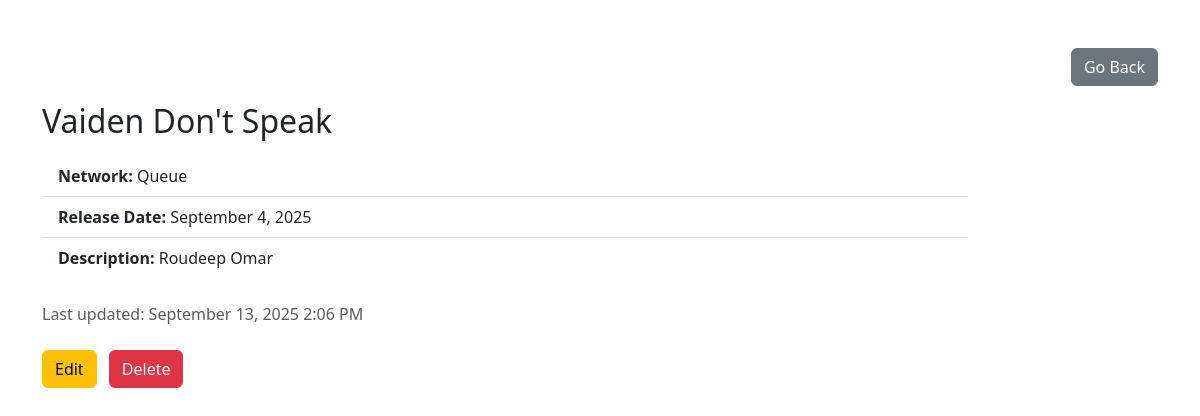
/shows/12, run on the app's committed database.
### TVShows/models.py (models this page shows, shortened)
class TVShow(models.Model):
    title = models.CharField(max_length=255) # we can say unique=True and catch the IntegrityError about UNIQUE constraint failure
    network = models.CharField(max_length=255)
    release_date = models.DateField()
    desc = models.TextField()
    created_at = models.DateTimeField(auto_now_add=True)
    updated_at = models.DateTimeField(auto_now=True)
    objects = TVShowManager()

### TVShows/views.py (the view)
# urls.py: path('shows/<int:id>', views.show),
def show(request, id):
    show = TVShow.objects.get(id=id)
    context = {
        'show': show,
        'success': request.session.get('success', None)
    }
    if 'success' in request.session:
        del request.session['success']  # clear the message after showing it
    return render(request, 'read-one.html', context)

### TVShows/templates/read-one.html (shortened to what this page needs)
<!DOCTYPE html>
<html lang="en">
<head>
    <link href="https://cdn.jsdelivr.net/npm/bootstrap@5.3.0/dist/css/bootstrap.min.css" rel="stylesheet">
</head>
<body>
    <div class="container mt-5">
        <div class="row align-items-center mb-3">
            <div class="col-md-4">
                <div class="text-end">
                    <a href="/shows" class="btn btn-secondary">Go Back</a>
                </div>
            </div>
        </div>
        <div class="row justify-content-start">
            <div class="col-md-10">
                <h2 class="mb-3">{{ show.title }}</h2>
                <ul class="list-group list-group-flush">
                    <li class="list-group-item "><strong>Network:</strong> {{ show.network }}</li>
                    <li class="list-group-item "><strong>Release Date:</strong> {{ show.release_date|date:"F j, Y" }}</li>
                    <li class="list-group-item "><strong>Description:</strong> {{ show.desc }}</li>
                </ul>
                <p class="mt-4 text-muted">Last updated: {{ show.updated_at | date:"F j, Y g:i A" }}</p>
                <div class="mt-4">
                    <a href="/shows/{{ show.id }}/edit" class="btn btn-warning me-2">Edit</a>
                    <form action="/shows/{{ show.id }}/destroy" method="post" class="d-inline">
                        <button type="submit" class="btn btn-danger">Delete</button>
                    </form>
                </div>
            </div>
        </div>
    </div>
</body>
</html>

### data on the page
TVShow: title "Vaiden Don't Speak", network "Queue", release_date "September 4, 2025", desc "Roudeep Omar", updated_at "September 13, 2025 2:06 PM"
